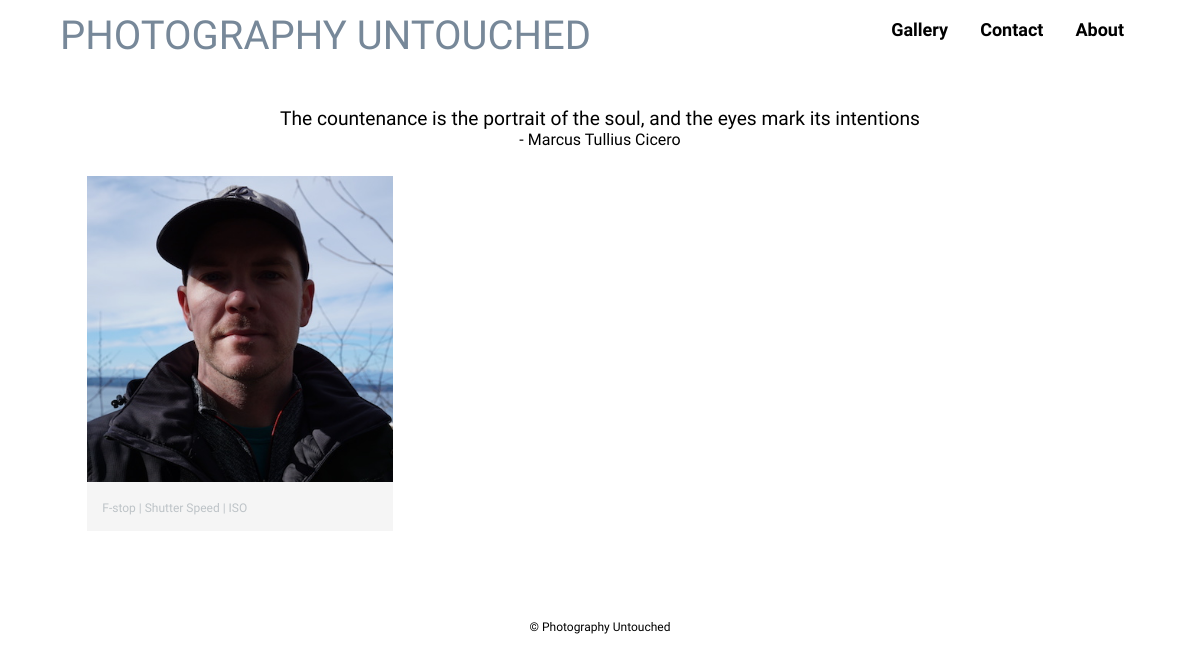
Before: /portraits/ with the older database file.
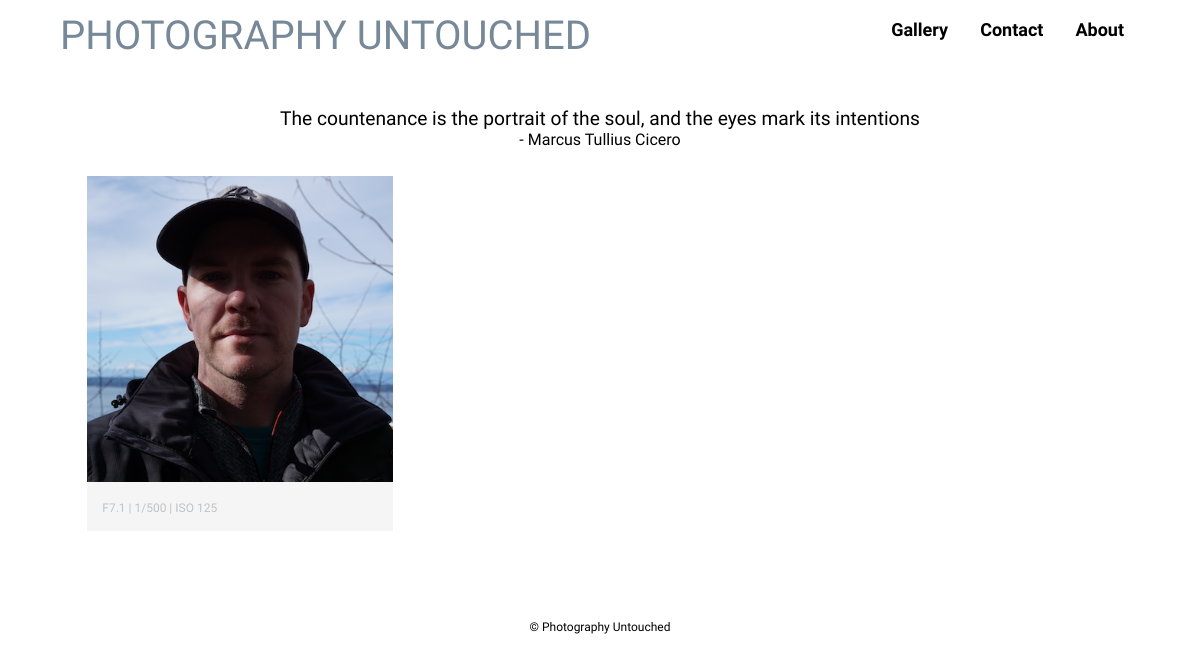
After: the same page with the newer database file.
### photos/models.py (models this page shows, shortened)
class Photo(models.Model):
    title = models.CharField(max_length=200)
    width = models.IntegerField(default=400)
    height = models.IntegerField(default=400)
    image = models.ImageField(null=False, blank=False, width_field="width", height_field="height")
    description = models.CharField(max_length=400, default='F-stop | Shutter Speed | ISO')
    category = models.CharField(max_length=1, default='', blank=False, choices=categories)
    location = models.CharField(max_length=200, default='')
    city = models.CharField(max_length=200, default='')
    timestamp = models.DateTimeField(auto_now_add=True, auto_now=False)
    class Meta:
        ordering = ["timestamp"]

### photos/views.py (the view)
# urls.py: url(r'^portraits/', portraits, name='portraits'),
def portraits(request):
    queryset = Photo.objects.filter(category='P')
    context = {
        "photos": queryset,
    }
    return render(request, "portraits.html", context)

### photography_untouched/templates/portraits.html (shortened to what this page needs)
{% extends "base.html" %}
{% block content %}
      <header>
        <a href="{% url 'index' %}" id="logo">
          <h1 class = "title">PHOTOGRAPHY UNTOUCHED</h1>
        </a>
        <nav>
          <ul>
            <li><a href="{% url 'about' %}">About</a></li>
            <li><a href="{% url 'contact' %}">Contact</a></li>
            <li class="dropdown"><a href="{% url 'gallery' %}" class="dropbtn">Gallery</a>
            </li>
          </ul>
        </nav>
      </header>
      <div class="container">
          <q class="quote">The countenance is the portrait of the soul, and the eyes mark its intentions</q><br><p class ="quoter">- Marcus Tullius Cicero</p>
          <ul id="gallery">
            {% for photo in photos %}
            {% if photo.image %}
            <li><img src='{{ photo.image.url }}'>
            <p>{{ photo.description }}</p></li>
            {% endif %}
            {% endfor %}
          </ul>
      </div>
{% endblock %}

Changed rows visible on the page:
changed Photo: description "F-stop | Shutter Speed | ISO" → "F7.1 | 1/500 | ISO 125"
